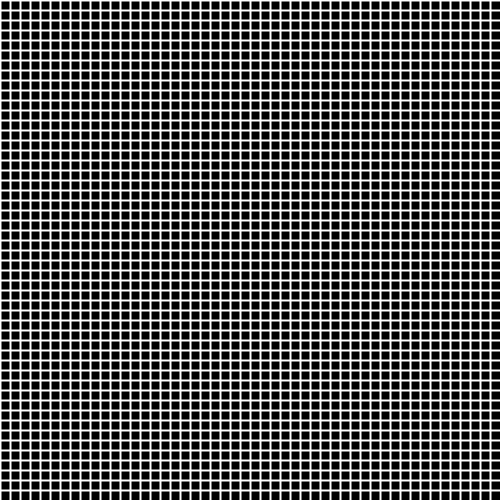
Frame 1 (no input)
Frame 60 (the mouse pressed at the canvas centre just before this capture): identical to frame 1, image omitted
Frame 120 (the mouse held since frame 60 and released just before this capture): identical to frame 1, image omitted

The Processing sketch that drew this single still picture (run headless with seeded random() and noise(); from frame 60 on, the mouse is pressed at the canvas centre):

// Processing sketch: while_grid
// ── while_grid.pde
int r=0;
int g=0;
int b=0;
float x=0;
float y=0;

void setup()
{
  size(500, 500);
}

void draw()
{
  background(r, g, b);

  stroke(255);
  strokeWeight(2);

  x = 0;
  while (x < width)
  {
    line(x, 0, x, height);
    x = x + 10;
  }
  y = 0;
  while (y < height)
  {
    line(0, y, width, y);
    y = y + 10;
  }
}
